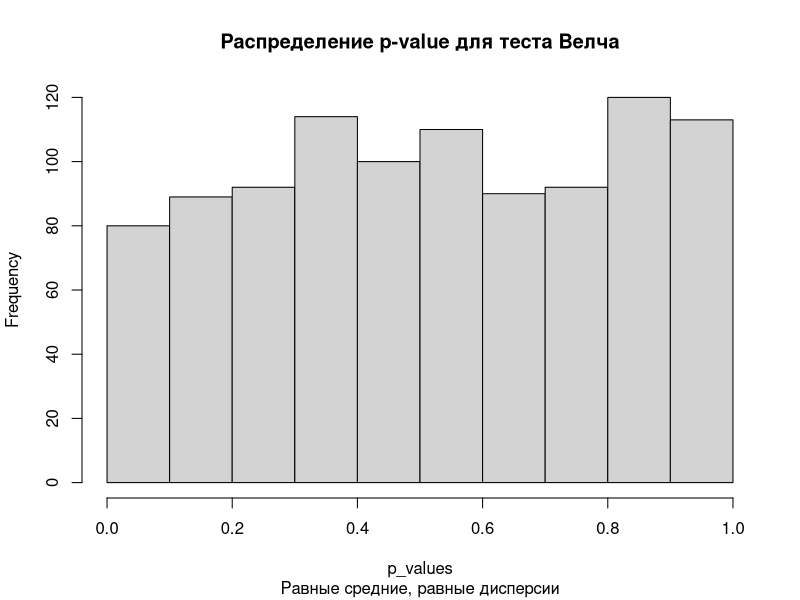
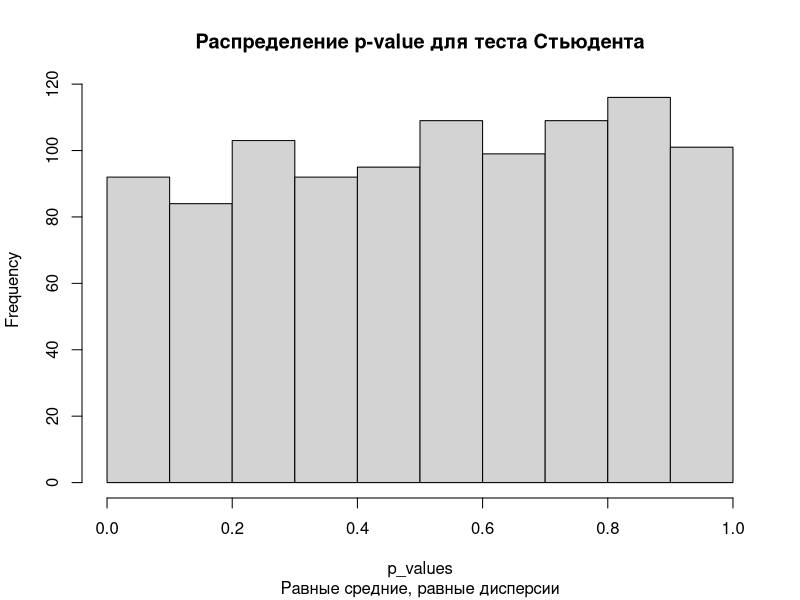
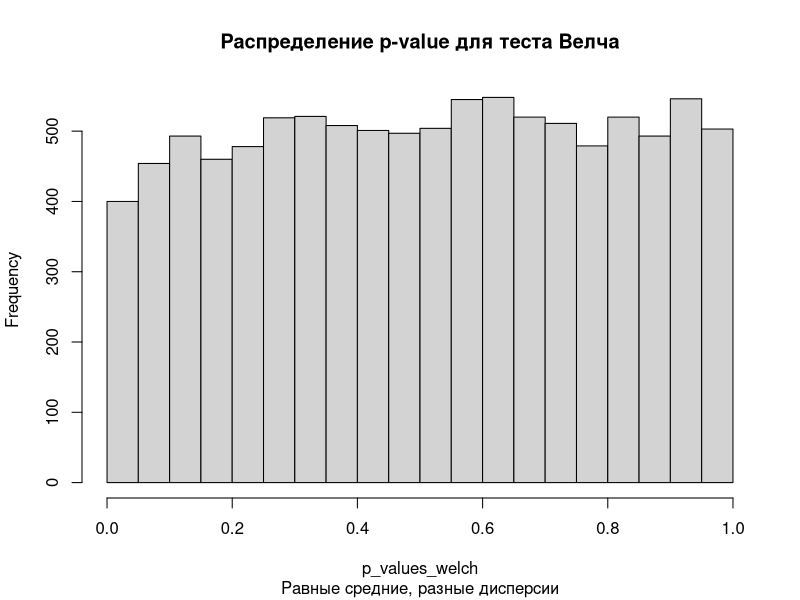
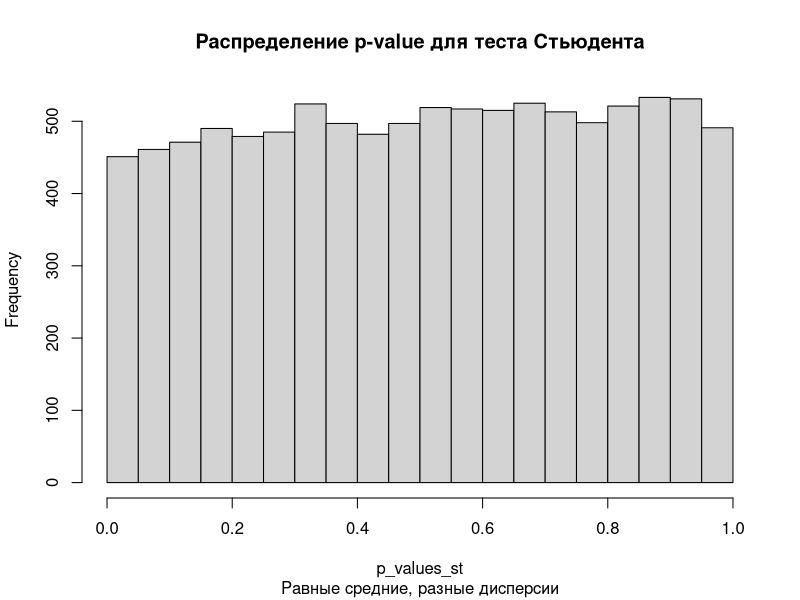
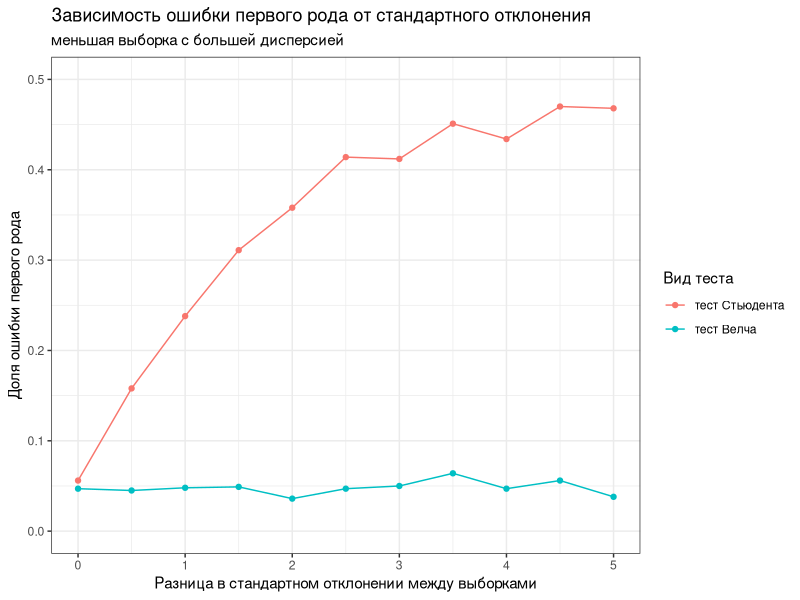
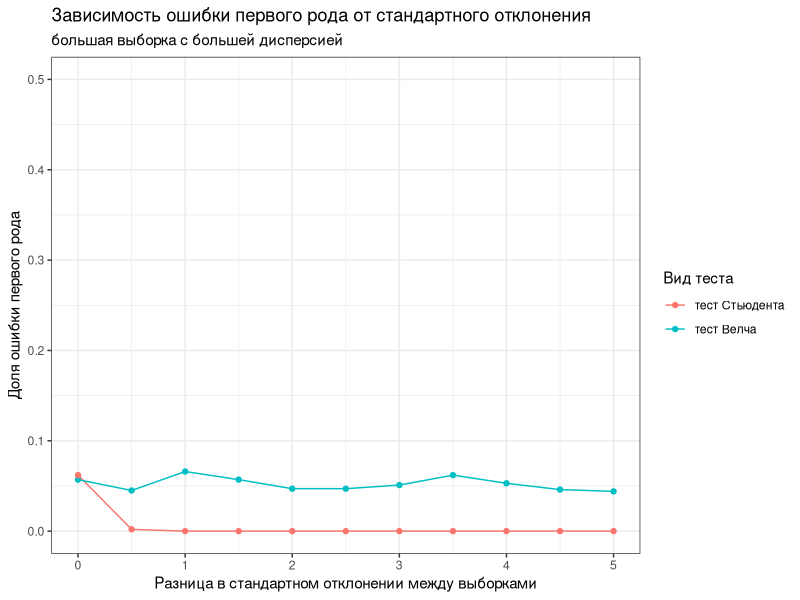

Recreate these plots in R, in order. (Note: a time limit stopped this script after it produced the figures.)
## ---- chunk 1
t.test(rnorm(100, mean = 0, sd = 1), rnorm(100, mean = 0, sd = 1), var.equal = TRUE)
## ---- chunk 2
#| message: false
library(tidyverse) # загрузим тайдиверс
## ---- chunk 3
population <- rnorm(100000, mean = 0.2, sd = 1) # создание генеральной совокупности
p_values <- replicate(1000, t.test(population %>% 
                              sample(size = 10000, replace = FALSE), 
                            population %>% 
                              sample(size = 10000, replace = FALSE))$p.value)
hist(p_values, main = 'Распределение p-value для теста Велча',
     sub = 'Равные средние, равные дисперсии')
mean(p_values < 0.05) # доля p-value, которые оказались меньше 0.05 (прокрасились) 
## ---- chunk 4
p_values <- replicate(1000, t.test(population %>% 
                              sample(size = 10000, replace = FALSE), 
                            population %>% 
                              sample(size = 10000, replace = FALSE), 
                            var.equal = TRUE)$p.value)
hist(p_values, main = 'Распределение p-value для теста Стьюдента',
     sub = 'Равные средние, равные дисперсии')
mean(p_values < 0.05) # доля p-value, которые оказались меньше 0.05 (прокрасились)
## ---- chunk 5
#| cache: true
population1 <- rnorm(100000, mean = 0.2, sd = 1) # создание первой генеральной совокупности
population2 <- rnorm(100000, mean = 0.2, sd = 2) # создание второй генеральной совокупности
# проведение теста
p_values_welch <- replicate(10000, t.test(population1 %>% 
                                      sample(size = 10000, replace = FALSE), 
                                    population2 %>% 
                                      sample(size = 10000, replace = FALSE))$p.value)
hist(p_values_welch, main = 'Распределение p-value для теста Велча',
     sub = 'Равные средние, разные дисперсии')

mean(p_values_welch < 0.05)

## ---- chunk 6
#| cache: true
# проведение теста
p_values_st <- replicate(10000, t.test(population1 %>% 
                                      sample(size = 10000, replace = FALSE), 
                                    population2 %>% 
                                      sample(size = 10000, replace = FALSE), 
                                    var.equal = TRUE)$p.value)
hist(p_values_st, main = 'Распределение p-value для теста Стьюдента',
     sub = 'Равные средние, разные дисперсии')
mean(p_values_st < 0.05)
## ---- chunk 7
#| cache: true
# Тест Велча
mean(replicate(10000, t.test(population1 %>% 
                               sample(size = 7000, replace = FALSE), 
                             population2 %>% 
                               sample(size = 3000, replace = FALSE))$p.value) < 0.05)
# Тест Стьюдента
mean(replicate(10000, t.test(population1 %>% 
                               sample(size = 7000, replace = FALSE), 
                             population2 %>% 
                               sample(size = 3000, replace = FALSE), 
                             var.equal = TRUE)$p.value) < 0.05)
## ---- chunk 8
#| cache: true
# тест Велча
mean(replicate(10000, t.test(population1 %>% 
                               sample(size = 9000, replace = FALSE), 
                             population2 %>% 
                               sample(size = 1000, replace = FALSE))$p.value) < 0.05) 
# тест Стьюдента
mean(replicate(10000, t.test(population1 %>% 
                               sample(size = 9000, replace = FALSE), 
                             population2 %>% 
                               sample(size = 1000, replace = FALSE), 
                             var.equal = TRUE)$p.value) < 0.05)
## ---- chunk 9
#| cache: true
#| code-fold: true
var_size <- seq(0, 5, 0.5)
calculate_mean_error_1st_type <- function(x, var.equal) {
  mean(replicate(1000, 
                 t.test(rnorm(9000, 0.2, 1), 
                        rnorm(1000, 0.2, 1+x), 
                        var.equal = var.equal)$p.value) < 0.05)
}
welch_error_1st_type <- map_dbl(var_size, ~calculate_mean_error_1st_type(., FALSE))
students_error_1st_type <- map_dbl(var_size, ~calculate_mean_error_1st_type(., TRUE))

data.frame(var_size, welch_error_1st_type, students_error_1st_type) %>% 
  pivot_longer(cols = c(welch_error_1st_type, students_error_1st_type), 
               names_to = 'type', values_to = 'error_1st_type') %>% 
  ggplot(aes(var_size, error_1st_type))+
  geom_point(aes(color = type))+
  geom_line(aes(color = type))+
  scale_x_continuous(name = 'Разница в стандартном отклонении между выборками')+
  scale_color_discrete(name = 'Вид теста', labels = c('тест Стьюдента', 'тест Велча'))+
  scale_y_continuous(name = 'Доля ошибки первого рода', limits = c(0, 0.5))+
  ggtitle('Зависимость ошибки первого рода от стандартного отклонения', subtitle = 'меньшая выборка с большей дисперсией')+
  theme_bw()

## ---- chunk 10
#| cache: true
#| code-fold: true
var_size <- seq(0, 5, 0.5)
calculate_mean_error_1st_type <- function(x, var.equal) {
  mean(replicate(1000, 
                 t.test(rnorm(1000, 0.2, 1), 
                        rnorm(9000, 0.2, 1+x), 
                        var.equal = var.equal)$p.value) < 0.05)
}
welch_error_1st_type <- map_dbl(var_size, ~calculate_mean_error_1st_type(., FALSE))
students_error_1st_type <- map_dbl(var_size, ~calculate_mean_error_1st_type(., TRUE))

data.frame(var_size, welch_error_1st_type, students_error_1st_type) %>% 
  pivot_longer(cols = c(welch_error_1st_type, students_error_1st_type), 
               names_to = 'type', values_to = 'error_1st_type') %>% 
  ggplot(aes(var_size, error_1st_type))+
  geom_point(aes(color = type))+
  geom_line(aes(color = type))+
  scale_x_continuous(name = 'Разница в стандартном отклонении между выборками')+
  scale_color_discrete(name = 'Вид теста', labels = c('тест Стьюдента', 'тест Велча'))+
  scale_y_continuous(name = 'Доля ошибки первого рода', limits = c(0, 0.5))+
  ggtitle('Зависимость ошибки первого рода от стандартного отклонения', subtitle = 'большая выборка с большей дисперсией')+
  theme_bw()
## ---- chunk 11
#| cache: true
#| code-fold: true
var_size <- seq(0, 5, 0.5)
calculate_mean_error_1st_type <- function(x, var.equal) {
  mean(replicate(1000, t.test(rnorm(1000, 0.2, 1), rnorm(1000, 0.2, 1+x), var.equal = var.equal)$p.value) < 0.05)
}
welch_error_1st_type <- map_dbl(var_size, ~calculate_mean_error_1st_type(., FALSE))
students_error_1st_type <- map_dbl(var_size, ~calculate_mean_error_1st_type(., TRUE))

data.frame(var_size, welch_error_1st_type, students_error_1st_type) %>% 
  pivot_longer(cols = c(welch_error_1st_type, students_error_1st_type), 
               names_to = 'type', values_to = 'error_1st_type') %>% 
  ggplot(aes(var_size, error_1st_type))+
  geom_point(aes(color = type))+
  geom_line(aes(color = type))+
  scale_x_continuous(name = 'Разница в стандартном отклонении между выборками')+
  scale_color_discrete(name = 'Вид теста', labels = c('тест Стьюдента', 'тест Велча'))+
  scale_y_continuous(name = 'Доля ошибки первого рода', limits = c(0, 0.5))+
  ggtitle('Зависимость ошибки первого рода от стандартного отклонения', 
          subtitle = 'для теста Стьюдента и теста Велча для равных выборок')+
  theme_bw()
## ---- chunk 12
#| cache: true
mean(replicate(1000, wilcox.test(population1 %>% 
                               sample(size = 9000, replace = FALSE), 
                             population2 %>% 
                               sample(size = 1000, replace = FALSE))$p.value) < 0.05)
## ---- chunk 13
#| cache: true
pop1 <- rnorm(100000, mean = 0.2, sd = 1)
pop2 <- rnorm(100000, mean = 0.3, sd = 1)
summary(pop1)
summary(pop2)
## ---- chunk 14
#| cache: true
#| warning: false
#| code-fold: true
data.frame(sample1 = pop1 %>% sample(10000, replace = FALSE), 
           sample2 = pop2 %>% sample(10000, replace = FALSE)) %>% 
  rownames_to_column(var = 'id') %>% 
  pivot_longer(cols = c(sample1, sample2)) %>% 
  ggplot(aes(value, fill = name))+
  geom_density(alpha = 0.5)+
  facet_wrap(~name, nrow = 2)+
  stat_summary(aes(xintercept = ..x.., y = 0), 
               fun = mean, geom = "vline", orientation = "y", alpha = 0.8, linetype="dashed")+
  theme_bw()
## ---- chunk 15
#| cache: true
p_value <- replicate(10000, t.test(pop1 %>% 
                               sample(10000, replace = FALSE), 
                             pop2 %>% 
                               sample(10000, replace = FALSE))$p.value)
hist(p_value)
mean(p_value < 0.05)
## ---- chunk 16
#| cache: true
p_value <- replicate(10000, t.test(pop1 %>% 
                               sample(10000, replace = FALSE), 
                             pop2 %>% 
                               sample(10000, replace = FALSE), 
                            var.equal = TRUE)$p.value)
hist(p_value)
mean(p_value < 0.05)
## ---- chunk 17
#| cache: true
pop1 <- rnorm(100000, 0.2, 1) # создание генеральной совокупности
pop2 <- rnorm(100000, 0.3, 3) # создание генеральной совокупности
mean(replicate(10000, t.test(pop1 %>% 
                               sample(10000, replace = FALSE), 
                             pop2 %>% 
                               sample(10000, replace = FALSE))$p.value) < 0.05)
## ---- chunk 18
#| cache: true
mean(replicate(10000, t.test(pop1 %>% 
                               sample(10000, replace = FALSE), 
                             pop2 %>% 
                               sample(10000, replace = FALSE),
                             var.equal = TRUE)$p.value) < 0.05)
## ---- chunk 19
#| cache: true
pop1 <- rnorm(100000, 0.2, 1)
pop2 <- rnorm(100000, 0.3, 2)
summary(pop1)
summary(pop2)
# тест Велча
mean(replicate(10000, t.test(pop1 %>% 
                               sample(3000, replace = FALSE), 
                             pop2 %>% 
                               sample(7000, replace = FALSE))$p.value) < 0.05)
## ---- chunk 20
#| cache: true
# тест Стьюдента
mean(replicate(10000, t.test(pop1 %>% 
                               sample(3000, replace = FALSE), 
                             pop2 %>% 
                               sample(7000, replace = FALSE),
                             var.equal = TRUE)$p.value) < 0.05)
## ---- chunk 21
# тест Велча
mean(replicate(10000, t.test(pop1 %>% 
                               sample(7000, replace = FALSE), 
                             pop2 %>% 
                               sample(3000, replace = FALSE))$p.value) < 0.05)
## ---- chunk 22
# тест Стьюдента
mean(replicate(10000, t.test(pop1 %>% 
                               sample(7000, replace = FALSE), 
                             pop2 %>% 
                               sample(3000, replace = FALSE),
                             var.equal = TRUE)$p.value) < 0.05)
